Frame 1 (no input): blank canvas, image omitted
Frame 60 (no input): blank canvas, image omitted
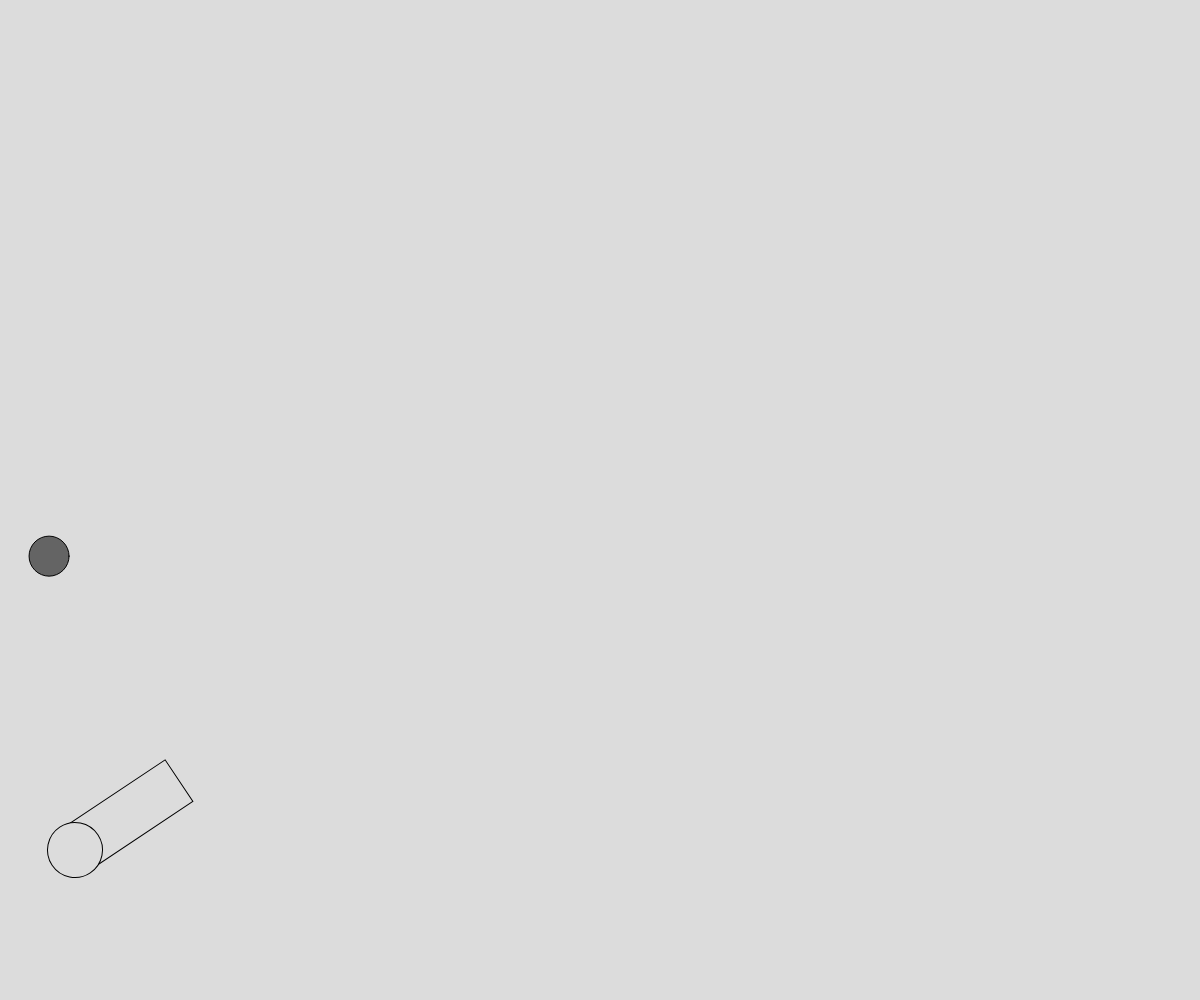
Frame 120 (the mouse pressed at the canvas centre since frame 60)

The p5.js sketch whose frames 1 and 60 were blank and that drew this single picture after the mouse press (run headless with seeded random() and noise() and a simulated clock; from frame 60 on, the mouse is pressed at the canvas centre):

// p5.js sketch
// ── sketch.js
// Project Title
// Your Name
// Date
//
// Extra for Experts:
// - describe what you did to take this project "above and beyond"

let cannonX = 75
let cannonY = 0
let cannonWidth = 50
let cannonLength = 125
let cannonAngle

let bullets = []

function setup() {
  createCanvas(windowWidth, windowHeight);
  console.log(width + " Width " + height + " Height ");
  cannonY = height - 150
}

function draw() {
  background(220);
  drawCannon()
  updateBullets()
}

function drawCannon(){
  push()
  fill(220)
  translate(cannonX, cannonY)
  cannonAngle = atan2(mouseY - cannonY, mouseX - cannonX)
  rotate(cannonAngle)
  rect(0, -cannonWidth/2, cannonLength, cannonWidth)
  ellipse(0, 0, cannonWidth + 5)
  pop()
}

function updateBullets(){
  push()
  fill(100)
  for(let thisBullet of bullets){
    ellipse(thisBullet.x, thisBullet.y, thisBullet.rad)
    thisBullet.y += 5*sin(thisBullet.angle)
    thisBullet.x += 5*cos(thisBullet.angle)
  }
  pop()
}

function fire(){
  var bullet = {
    x: cannonX,
    y: cannonY,
    rad: cannonWidth - 10,
    angle: cannonAngle,
    speed: 5,
  }
  bullets.push(bullet)
}

function mousePressed(){
  fire()
}
